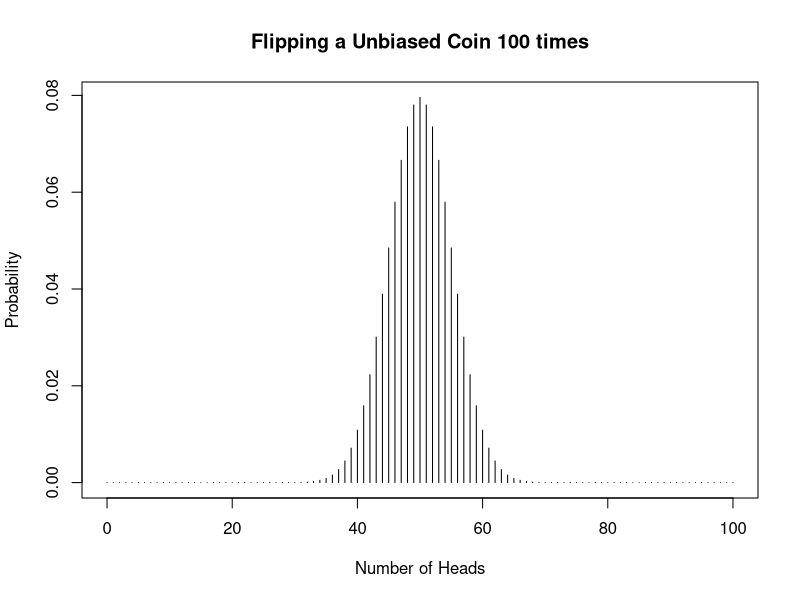
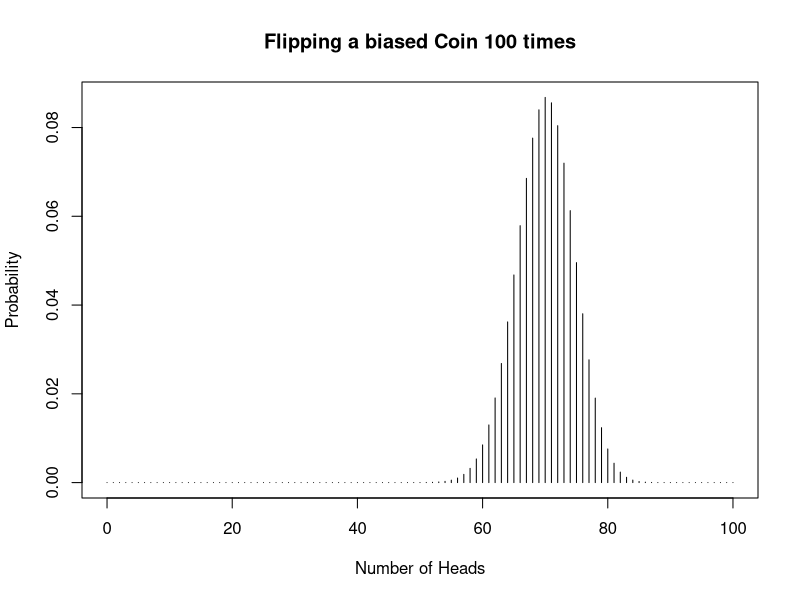
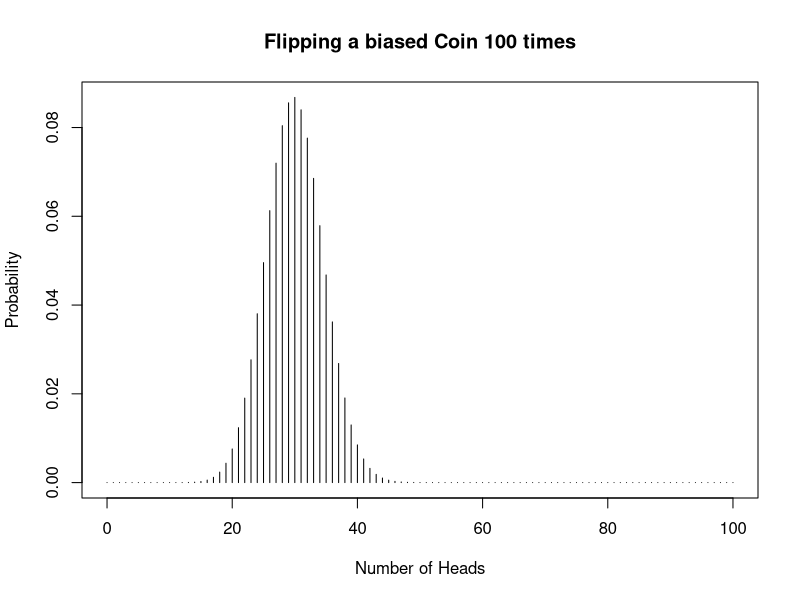

R code for these plots, in order:

heads=0:100
#1
plot(heads,dbinom(heads,size=100, prob=0.5 ),type='h',xlab = 'Number of Heads',
     ylab='Probability',main = 'Flipping a Unbiased Coin 100 times'
    )
      
  
  #2
  plot(heads,dbinom(heads,size=100, prob=0.7 ),type='h',xlab = 'Number of Heads',
       ylab='Probability',main = 'Flipping a biased Coin 100 times'
       )

#3
plot(heads,dbinom(heads,size=100, prob=0.3 ),type='h',xlab = 'Number of Heads',
     ylab='Probability',main = 'Flipping a biased Coin 100 times')

